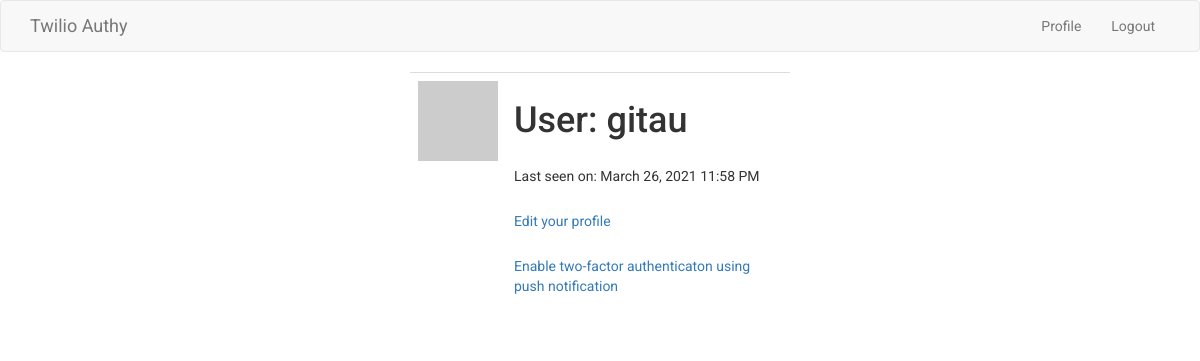
Page /user/gitau (signed in) on the earlier database version.
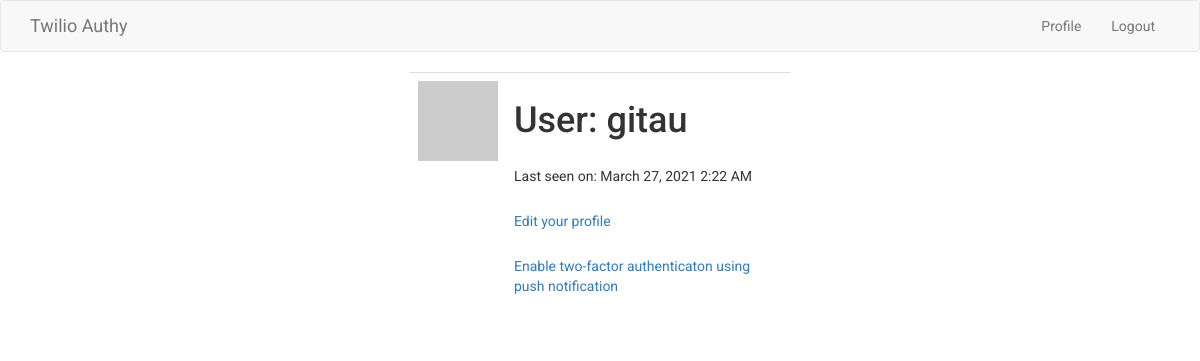
Same page on the later database version.
### app/models.py (models this page shows, shortened)
class User(UserMixin, db.Model):
    id = db.Column(db.Integer, primary_key=True)
    username = db.Column(db.String(64), index=True, unique=True)
    email = db.Column(db.String(120), index=True, unique=True)
    password_hash = db.Column(db.String(128), index=True, unique=True)
    about_me = db.Column(db.String(140))
    last_seen = db.Column(db.DateTime, default=datetime.utcnow)
    authy_id = db.Column(db.Integer, index=True, unique=True)
    def avatar(self, size):
        digest = md5(self.email.lower().encode('utf-8')).hexdigest()
        return 'https://www.gravatar.com/avatar/{}?d=identicon&s={}'.format(
            digest, size)
    def two_factor_enabled(self):
        return self.authy_id is not None

### app/main/routes.py (the view)
@bp.route('/user/<username>')
@login_required
def user(username):
    user = User.query.filter_by(username=username).first_or_404()
    return render_template('user.html', user=user, title='Profile')

### app/main/routes.py (called while the page is built)
@bp.before_request
def before_request():
    if current_user.is_authenticated:
        current_user.last_seen = datetime.utcnow()
        db.session.commit()

### app/models.py (called while the page is built)
@login.user_loader
def load_user(id):
    return User.query.get(int(id))

### app/templates/user.html (shortened to what this page needs)
{% extends "base.html" %}
{% block content %}
    <div class="row">
        <div class="col-md-4">
        </div>
        <div class="col-md-4">
            <table class="table">
                <tr width="70px">
                    <td><img src="{{ user.avatar(128) }}"></td>
                    <td>
                        <h1>User: {{ user.username }}</h1>
                        {% if user.last_seen %}
                            <p>Last seen on: {{ moment(user.last_seen).format('LLL') }}</p>
                        {% endif %}
                        {% if user == current_user %}
                            <p><a href="{{ url_for('main.edit_profile') }}">Edit your profile</a></p>
                        {% endif %}
                        {% if not user.two_factor_enabled() %}
                            <p>
                                <a href="{{ url_for('auth.enable_2fa') }}">Enable two-factor authenticaton using push notification</a>
                            </p>
                        {% else %}
                            <p>
                                <a href="{{ url_for('auth.disable_2fa') }}">Disable two-factor authenticaton using push notification</a>
                            </p>
                        {% endif %}
                    </td>
                </tr>
            </table>
        </div>
        <div class="col-md-4">
        </div>
    </div>
{% endblock %}

### app/templates/base.html (shortened to what this page needs)
{% extends 'bootstrap/base.html' %}
{% block head %}
    {{ super() }}
{% endblock %}
{% block styles %}
    {{ super() }}
    <link type="text/css" rel="stylesheet" href="{{ url_for('static', filename = 'css/styles.css') }}">
{% endblock %}
{% block navbar %}
<nav class="navbar navbar-default">
    <div class="container">
        <div class="navbar-header">
            <a class="navbar-brand" href="{{ url_for('main.home') }}">Twilio Authy</a>
        </div>
        <div class="collapse navbar-collapse" id="bs-example-navbar-collapse-1">
            <ul class="nav navbar-nav navbar-right">
                {% if current_user.is_anonymous %}
                    <li><a href=" {{ url_for('auth.login') }} ">Login</a></li>
                {% else %}
                    <li><a href="{{ url_for('main.user', username=current_user.username) }}">Profile</a></li>
                    <li><a href="{{ url_for('auth.logout') }}">Logout</a></li>
                {% endif %}
            </ul>
        </div>
    </div>
</nav>
{% endblock %}

### app/static/css/styles.css (style rules this page uses)
body { font-family: 'Roboto', sans-serif; }
p { padding-top: 15px; }

Differences in the rows shown:
changed User "gitau": last_seen "March 26, 2021 11:58 PM" → "March 27, 2021 2:22 AM"
